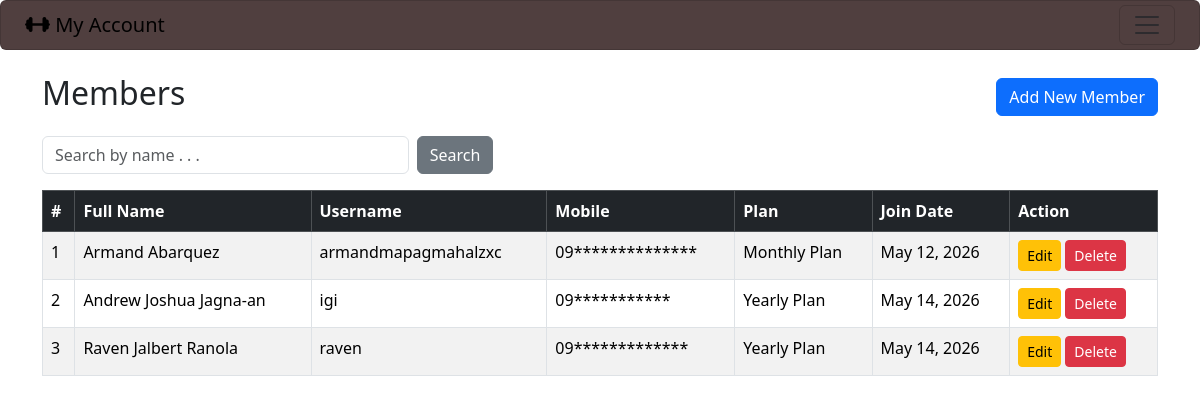
Page /admin_members (signed in) on the committed database.
### gymapp/models.py (models this page shows, shortened)
class MemberProfile(models.Model):
    GENDER_CHOICES = (
        ('MALE', 'Male'),
        ('FEMALE', 'Female'),
        ('OTHER', 'Other'),
    )
    user = models.OneToOneField(
        settings.AUTH_USER_MODEL,
        on_delete=models.CASCADE, #Delete profile if user is deleted
        related_name='member_profile' # Acces profile via user.member
        )
    full_name = models.CharField(max_length=100)
    mobile = models.CharField(max_length=15)
    age = models.PositiveBigIntegerField(null=True, blank=True)
    gender = models.CharField(max_length=10, choices=GENDER_CHOICES, null=True, blank=True)
    address = models.TextField(blank=True)
    join_date = models.DateField(default=timezone.now)
    plan = models.ForeignKey(
        MembershipPlan,
            on_delete=models.SET_NULL, # if plan is deleted, set to null
              null=True, blank=True,
              related_name='members' # access via plan.members
              )
    trainer = models.ForeignKey(
        Trainer,
        on_delete=models.SET_NULL, # if trainer is deleted, set to null
        null=True, blank=True,
        related_name='members' # Access members via trainer.members
    )
    membership_start = models.DateField(null=True, blank=True)
    membership_end = models.DateField(null=True, blank =True)

class User(AbstractUser): # username, email, passowrd, first_name, last_name are inherited from AbstractUser
    ROLE_CHOICES = [
        ('ADMIN', 'Admin'),
        ('MEMBER', 'Member'),
    ]
    role = models.CharField(max_length=20, choices=ROLE_CHOICES, default='MEMBER')

class MembershipPlan(models.Model):
    name = models.CharField(max_length=100)
    duration_months = models.PositiveIntegerField() #e.g., 1, 3, 6, 9, 12, months
    fee = models.DecimalField(max_digits=6, decimal_places=2) #e.g., 500, 1000 php
    description = models.TextField(blank=True)

### gymapp/views.py (the view)
    def wrapper(request, *args, **kwargs):
        if not request.user.is_authenticated or getattr(request.user,'role',None) != 'ADMIN':
            messages.error(request, 'You must be an admin to access this page.')
            return redirect('admin_login')
        return view_func(request, *args, **kwargs)

### gymapp/views.py (called while the page is built)
def admin_required(view_func):
    def wrapper(request, *args, **kwargs):
        if not request.user.is_authenticated or getattr(request.user,'role',None) != 'ADMIN':
            messages.error(request, 'You must be an admin to access this page.')
            return redirect('admin_login')
        return view_func(request, *args, **kwargs)
    return wrapper

@admin_required
def admin_members_list(request):
    search = request.GET.get('search','')
    members = MemberProfile.objects.select_related('user','plan')
    return render (request, 'admin_members_list.html', {'members':members, 'search':search})

### gymapp/templates/admin_members_list.html (shortened to what this page needs)
{% extends 'base.html' %}
{% block content %}
<div class="d-flex justify-content-between align-items-center mb-3">
    <h2>Members</h2>
    <a href="{% url 'admin_member_add' %}" class="btn btn-primary">Add New Member</a>
</div>
<form method="get" class="row g-2 mb-3">
    <div class="col-md-4">
        <input type="text" name="search" class="form-control" placeholder="Search by name . . .">
    </div>
    <div class="col-md-2">
        <button type="submit" class="btn btn-secondary">Search</button>
    </div>
</form>
<table class="table table-bordered table-striped">
    <thead class="table-dark">
        <tr>
            <th>#</th>
            <th>Full Name</th>
            <th>Username</th>
            <th>Mobile</th>
            <th>Plan</th>
            <th>Join Date</th>
            <th>Action</th>
        </tr>
    </thead>
    <tbody>
        {% for member in members %}
        <tr>
            <td>{{ forloop.counter }}</td>
            <td>{{ member.full_name }}</td>
            <td>{{ member.user.username }}</td>
            <td>{{ member.mobile }}</td>
            <td>{{ member.plan.name|default:"No Plan Assigned" }}</td>
            <td>{{ member.join_date }}</td>
            <td>
                <a href="{% url 'admin_member_edit' member.id %}" class="btn btn-sm btn-warning">Edit</a>
                <form method="post" action="{% url 'admin_member_delete' member.id %}"
                 style="display:inline-block;">
                    <button type="submit" class="btn btn-sm btn-danger"
                    onclick="return confirm('Are you sure you want to delete this member?')">Delete</button>
                </form>
            </td>
        </tr>
        {% endfor %}
    </tbody>
</table>
{% endblock %}

### rows in the picture
MemberProfile: full_name "Armand Abarquez", user.username "armandmapagmahalzxc", mobile "09**************", plan.name "Monthly Plan", join_date "May 12, 2026"
MemberProfile: full_name "Andrew Joshua Jagna-an", user.username "igi", mobile "09***********", plan.name "Yearly Plan", join_date "May 14, 2026"
MemberProfile: full_name "Raven Jalbert Ranola", user.username "raven", mobile "09*************", plan.name "Yearly Plan", join_date "May 14, 2026"
